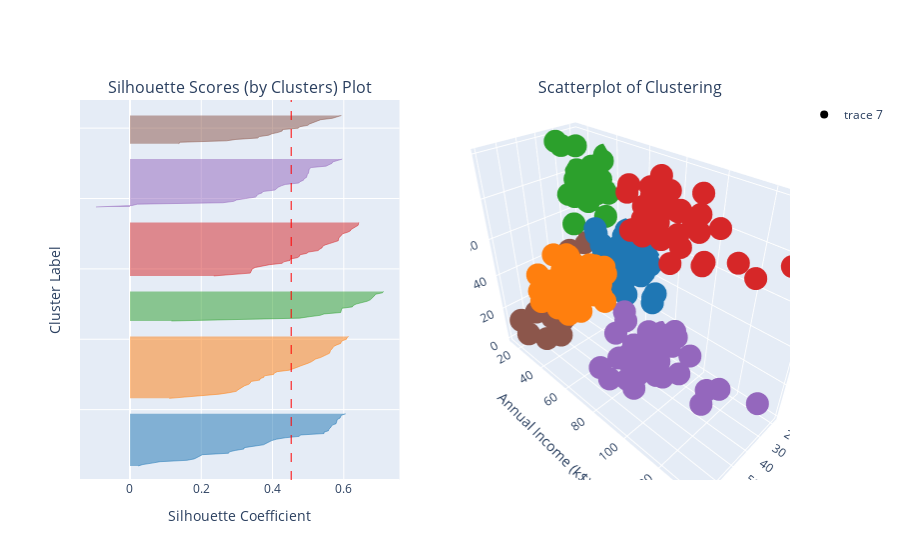

The code cell stored with this chart in its notebook:
### Markdown cell above
The number of clusters with the highest silhouette plot is 6

### Code cell
show_silhouette(figures, 6)

### Figure 1 — Plotly figure (JSON) as saved in the notebook; plotly's stock layout.template omitted (floating-point values rounded to 4 significant figures; data arrays with more than 128 entries replaced by an {"elided": "..."} marker saying what was removed)
{"data": [{"fill": "tozerox", "line": {"color": "rgb(31.0, 119.0, 180.0)", "width": 0.5}, "mode": "lines", "showlegend": false, "type": "scatter", "x": [0.02309, 0.03643, 0.06198, 0.08441, 0.1602, 0.1803, 0.1883, 0.196, 0.2033, 0.2764, 0.2789, 0.2953, 0.3196, 0.3208, 0.3466, 0.3745, 0.382, 0.3887, 0.398, 0.411, 0.4355, 0.4749, 0.4786, 0.5445, 0.5447, 0.5569, 0.5581, 0.5621, 0.5638, 0.5675, 0.5782, 0.5789, 0.5801, 0.5818, 0.5894, 0.5911, 0.593, 0.6053], "xaxis": "x", "y": [10, 11, 12, 13, 14, 15, 16, 17, 18, 19, 20, 21, 22, 23, 24, 25, 26, 27, 28, 29, 30, 31, 32, 33, 34, 35, 36, 37, 38, 39, 40, 41, 42, 43, 44, 45, 46, 47], "yaxis": "y"}, {"fill": "tozerox", "line": {"color": "rgb(255.0, 127.0, 14.0)", "width": 0.5}, "mode": "lines", "showlegend": false, "type": "scatter", "x": [0.1102, 0.1655, 0.2234, 0.2509, 0.2778, 0.2982, 0.3028, 0.3081, 0.3155, 0.322, 0.3333, 0.3379, 0.339, 0.3643, 0.3651, 0.3757, 0.3767, 0.4028, 0.405, 0.4134, 0.4468, 0.4552, 0.4682, 0.4782, 0.4867, 0.5, 0.5091, 0.5149, 0.5211, 0.5346, 0.542, 0.5534, 0.5596, 0.5613, 0.5626, 0.5665, 0.5694, 0.5722, 0.5804, 0.5911, 0.5928, 0.5964, 0.6075, 0.6084, 0.6135], "xaxis": "x", "y": [58, 59, 60, 61, 62, 63, 64, 65, 66, 67, 68, 69, 70, 71, 72, 73, 74, 75, 76, 77, 78, 79, 80, 81, 82, 83, 84, 85, 86, 87, 88, 89, 90, 91, 92, 93, 94, 95, 96, 97, 98, 99, 100, 101, 102], "yaxis": "y"}, {"fill": "tozerox", "line": {"color": "rgb(44.0, 160.0, 44.0)", "width": 0.5}, "mode": "lines", "showlegend": false, "type": "scatter", "x": [0.1163, 0.2766, 0.4761, 0.5028, 0.5335, 0.5445, 0.5913, 0.5924, 0.5943, 0.5945, 0.624, 0.6267, 0.6344, 0.651, 0.6653, 0.6744, 0.6789, 0.6844, 0.6864, 0.689, 0.7087, 0.7114], "xaxis": "x", "y": [113, 114, 115, 116, 117, 118, 119, 120, 121, 122, 123, 124, 125, 126, 127, 128, 129, 130, 131, 132, 133, 134], "yaxis": "y"}, {"fill": "tozerox", "line": {"color": "rgb(214.0, 39.0, 40.0)", "width": 0.5}, "mode": "lines", "showlegend": false, "type": "scatter", "x": [0.2352, 0.2863, 0.3375, 0.3394, 0.3406, 0.3431, 0.3513, 0.374, 0.3917, 0.4274, 0.4312, 0.4489, 0.4496, 0.4699, 0.4757, 0.4765, 0.4952, 0.5014, 0.5279, 0.5323, 0.5391, 0.5406, 0.5473, 0.5601, 0.5716, 0.5844, 0.5854, 0.5858, 0.5902, 0.5932, 0.5968, 0.6103, 0.6182, 0.6205, 0.6274, 0.6302, 0.6404, 0.6412, 0.6422], "xaxis": "x", "y": [145, 146, 147, 148, 149, 150, 151, 152, 153, 154, 155, 156, 157, 158, 159, 160, 161, 162, 163, 164, 165, 166, 167, 168, 169, 170, 171, 172, 173, 174, 175, 176, 177, 178, 179, 180, 181, 182, 183], "yaxis": "y"}, {"fill": "tozerox", "line": {"color": "rgb(148.0, 103.0, 189.0)", "width": 0.5}, "mode": "lines", "showlegend": false, "type": "scatter", "x": [-0.09545, 0.00551, 0.02051, 0.2605, 0.2911, 0.299, 0.3251, 0.3522, 0.3563, 0.3593, 0.3703, 0.3733, 0.4068, 0.4107, 0.4159, 0.4244, 0.4358, 0.4738, 0.4775, 0.4868, 0.4885, 0.4953, 0.4956, 0.4977, 0.5007, 0.5012, 0.5024, 0.503, 0.5083, 0.5501, 0.5583, 0.567, 0.5687, 0.5858, 0.5955], "xaxis": "x", "y": [194, 195, 196, 197, 198, 199, 200, 201, 202, 203, 204, 205, 206, 207, 208, 209, 210, 211, 212, 213, 214, 215, 216, 217, 218, 219, 220, 221, 222, 223, 224, 225, 226, 227, 228], "yaxis": "y"}, {"fill": "tozerox", "line": {"color": "rgb(140.0, 86.0, 75.0)", "width": 0.5}, "mode": "lines", "showlegend": false, "type": "scatter", "x": [0.1362, 0.1418, 0.271, 0.2973, 0.3584, 0.3628, 0.389, 0.3981, 0.4163, 0.4273, 0.4277, 0.4724, 0.4762, 0.4989, 0.5039, 0.5166, 0.5245, 0.5352, 0.5679, 0.5797, 0.5933], "xaxis": "x", "y": [239, 240, 241, 242, 243, 244, 245, 246, 247, 248, 249, 250, 251, 252, 253, 254, 255, 256, 257, 258, 259], "yaxis": "y"}, {"fill": "tozeroy", "line": {"color": "red", "dash": "dash", "width": 1}, "mode": "lines", "showlegend": false, "type": "scatter", "x": {"elided": "500 float values"}, "xaxis": "x", "y": {"elided": "500 int values"}, "yaxis": "y"}, {"marker": {"color": {"elided": "200x3 int values"}}, "mode": "markers", "scene": "scene", "type": "scatter3d", "x": {"elided": "200 int values"}, "y": {"elided": "200 int values"}, "z": {"elided": "200 int values"}}], "layout": {"annotations": [{"font": {"size": 16}, "showarrow": false, "text": "Silhouette Scores (by Clusters) Plot", "x": 0.225, "xanchor": "center", "xref": "paper", "y": 1, "yanchor": "bottom", "yref": "paper"}, {"font": {"size": 16}, "showarrow": false, "text": "Scatterplot of Clustering", "x": 0.775, "xanchor": "center", "xref": "paper", "y": 1, "yanchor": "bottom", "yref": "paper"}], "scene": {"domain": {"x": [0.55, 1], "y": [0, 1]}, "xaxis": {"title": {"text": "Age"}}, "yaxis": {"title": {"text": "Annual Income (k$)"}}, "zaxis": {"title": {"text": "Spending Score (1-100)"}}}, "xaxis": {"anchor": "y", "domain": [0, 0.45], "title": {"text": "Silhouette Coefficient"}}, "yaxis": {"anchor": "x", "domain": [0, 1], "range": [0, 270], "showticklabels": false, "title": {"text": "Cluster Label"}}}}
